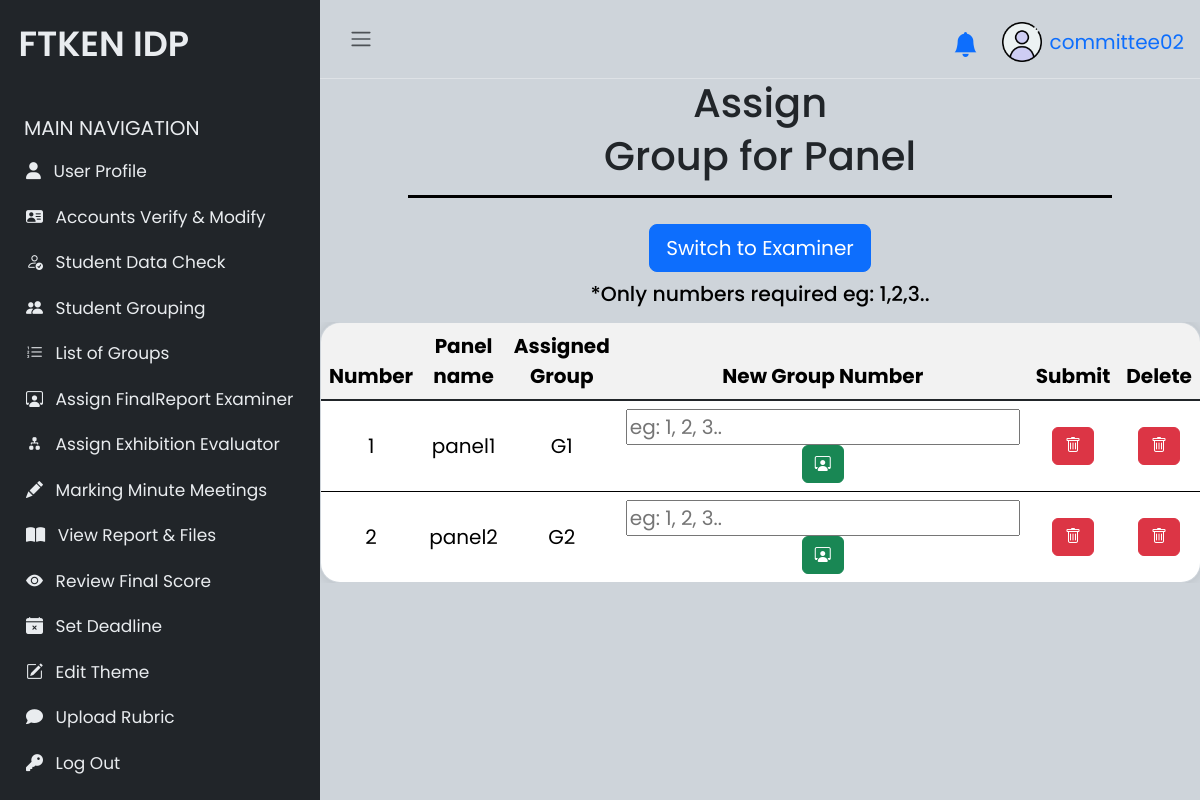
The page /committee/groupAssignPanel.php (signed in) on the database its author committed.
### tables this page shows
CREATE TABLE `panel` (
  `panelid` int(11) NOT NULL,
  `name` varchar(8000) NOT NULL,
  `panelnum` text NOT NULL,
  `email` text NOT NULL,
  `pass` varchar(5000) NOT NULL,
  `salt` varchar(100) NOT NULL,
  `verify` tinyint(1) NOT NULL,
  `groupAssign` text NOT NULL
);

### committee/groupAssignPanel.php (the view, shortened to what this page needs)
<?php
include './sidebarComm.php';
$sql = "SELECT * FROM panel WHERE verify = '1'";
$result = mysqli_query($conn, $sql);
if (mysqli_num_rows($result) > 0) {
    $infoPanel = mysqli_fetch_all($result, MYSQLI_ASSOC);
}
?>
<!DOCTYPE html>
<html lang="en">
<head>
    <h1 class="text-center" style="margin-bottom:-10px;">Assign</h1>
        <h1 class="text-center mb-3 title-container">Group for Panel</h1>
        <div class="button-container">
        <button style="margin:10px;" class="btn btn-primary btn-lg"
        type="button" onclick="window.location.href='./groupAssignSV.php'">Switch to Examiner
    </button>
    </div>
    <h4 class="text-center mb-3">*Only numbers required eg: 1,2,3.. </h4>
</head>
<body>
<div class="table-container">
    <div action="<?php echo $_SERVER['PHP_SELF'] ?>" method="post">
        <table class="table container box">
            <thead>
                <tr>
                    <th>Number </th>
                    <th>Panel name</th>
                    <th>Assigned Group</th>
                    <th>New Group Number</th>
                    <th>Submit</th>
                    <th>Delete</th>
                </tr>
            </thead>
            <?php $i = 1; ?>
            <tbody class="table-group-divider">
                <?php foreach ($infoPanel as $row): ?>
                    <form action="<?php echo $_SERVER['PHP_SELF'] ?>" method="post">
                        <tr>
                            <td><?php echo $i; ?></td>
                            <td><?php echo htmlspecialchars($row['name']); ?></td>
                            <td><?php echo htmlspecialchars($row['groupAssign']); ?></td>
                            <td>
                                <input type="text" name="groupNum" placeholder="eg: 1, 2, 3.. ">
                                <button type="submit" name="submit" class="btn btn-success mobile-margin" value="<?php echo htmlspecialchars($row['svid']) ?>">
                                    <i class="bi bi-person-workspace"></i>
                                </button>
                            </td>
                            <td>
                                <button type="submit" name="delete" class="btn btn-danger">
                                    <i class="bi bi-trash"></i>
                                </button>
                            </td>
                            <td><button type="submit" name="delete" class="btn btn-danger bi bi-trash" id="delete"></td>
                            <?php $i++; ?>
                        </tr>
                    </form>
                <?php endforeach; ?>
            </tbody>
        </table>
    </div>
    </div>
</body>
</html>

### committee/sidebarComm.php (style rules this page uses)
body { font-family: 'Poppins', sans-serif; font-size: 20px; opacity: 1; overflow-y: scroll; margin: 0; }
h4 { font-family: 'Poppins', sans-serif; font-size: 1.275rem; color: var(--bs-emphasis-color); }
.title-container { border-bottom: 3px solid black; width: 80%; text-align: center; margin: 0 auto; display: flex; align-items: center; justify-content: center; box-sizing: border-box; padding: 15px 0; }

### committee/groupAssignPanel.php (style rules this page uses)
.button-container { display: flex; justify-content: center; }
.container { align-items: center; justify-content: center; margin-top: 45px; }
.box { box-shadow: 0 0 10px rgba(0, 0, 0, 0.1); border-radius: 20px 20px 20px 20px; text-align: center; }
.table-container { overflow-x: auto; }
.table { border: 1px solid black; padding: 4px; text-align: center; margin: 0 auto; width: 90%; vertical-align: middle; border-collapse: collapse; border-radius: 20px; overflow: hidden; }
.table th { background-color: #f2f2f2; }

### rows shown on the page
panel: name "panel1", groupAssign "G1"
panel: name "panel2", groupAssign "G2"

### other values the page prints
$_SESSION['username'] "committee02"
